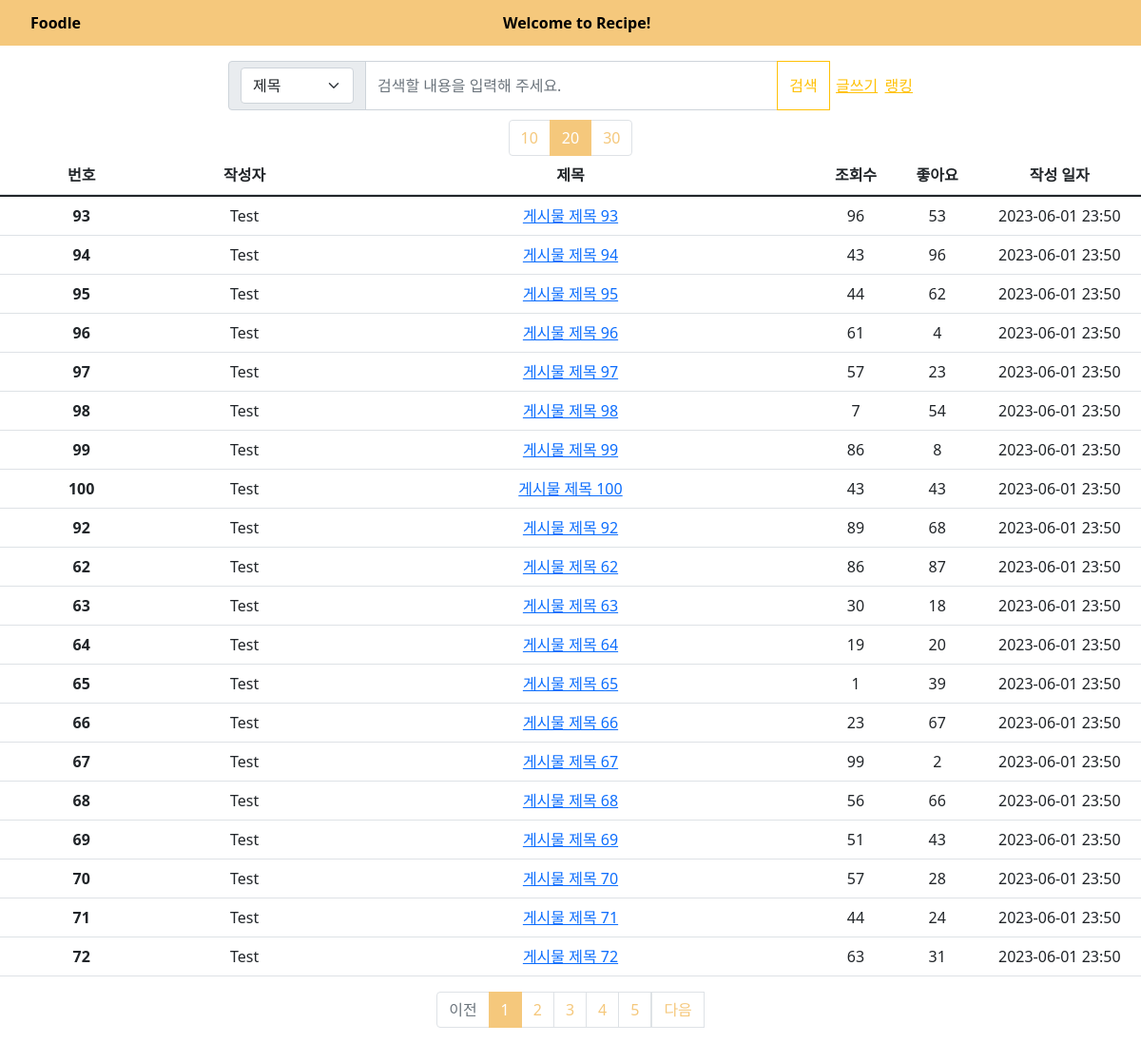
Page /board/?page=1&per_page=20&option=T&keyword= on the committed database.
### models.py (models this page shows)
class Post(db.Model):
    __tablename__ = 'post'
    id = db.Column(db.Integer, primary_key=True)
    title = db.Column(db.String(100), nullable=False)
    content = db.Column(db.Text, nullable=False)
    author = db.Column(db.String(50), nullable=False)
    created_at = db.Column(db.DateTime, nullable=False, default=datetime.utcnow)
    like = db.Column(db.Integer, default=0)
    view = db.Column(db.Integer, default=0)
    user_id = db.Column(db.Integer, db.ForeignKey('user.id'))

### board/board.py (the view)
@board.route('/', methods=['GET', 'POST'])
def list_post():
    page = request.args.get('page',type=int,default=1)
    per_page = request.args.get('per_page',type=int,default=10)
    option = request.args.get('option',type=str,default='T')
    keyword = request.args.get('keyword',type=str,default='')
    posts = Post.query.order_by(Post.created_at.desc())  # 최신순으로 게시글 정렬
    if option == 'T' and keyword != '':
        posts = posts.filter(Post.title.ilike(f"%{keyword}%"))
    elif option == 'C' and keyword != '':
        posts = posts.filter(Post.content.ilike(f"%{keyword}%"))
    elif option == 'TC' and keyword != '':
        posts = posts.filter(or_(Post.title.ilike(f"%{keyword}%"), Post.content.ilike(f"%{keyword}%")))
    posts = posts.paginate(page=page,per_page=per_page)
    return render_template('list_post.html', posts=posts,option=option,keyword=keyword)

### board/templates/list_post.html (shortened to what this page needs)
<!DOCTYPE html>
<html lang="ko">
<head>
   <link href="https://cdn.jsdelivr.net/npm/bootstrap@5.1.3/dist/css/bootstrap.min.css"
   rel="stylesheet">
   <link rel="stylesheet" href="static/topbar.css">
   <link rel="stylesheet" href="static/list_post.css">
</head>
<body>
  <div id="Topbar" class="Tobar">
    <ul class="Topul">
        <a href="/home"class="Topa" id="init">Foodle</a>
        <a href="{{ url_for('board.list_post') }}" class="Topa" id="mainpage">Welcome to Recipe!</a>
    </ul>
</div>
<div class="Post-Container">
  <form action="{{ url_for('board.list_post') }}" method="GET" class="input-group flex-nowrap">
    <span class="input-group-text" id="addon-wrapping">
      <select name="option" class="form-select" aria-label="Default select example">
        <option value="T" {% if option == 'T' %}selected{% endif %}>제목</option>
      </select>
    </span>
    <input type="text" name ="keyword" value="{{ keyword }}" class="form-control" placeholder="검색할 내용을 입력해 주세요." aria-label="Username" aria-describedby="addon-wrapping">
    <button type="submit" class="btn btn-outline-warning">검색</button>
    <div class="WriteRanking">
      <a href="/board/upload" class="link-warning">글쓰기</a>
      <a href="{{ url_for('board.show_top_posts',type='view') }}" class="link-warning">랭킹</a>
    </div>
  </form>
  <div  class="per_page">
    <div class="page-item {% if posts.per_page == 10 %}active{% endif %}">
      <a class="page-link" href="{{ url_for('board.list_post', page=1, per_page=10,option=option,keyword=keyword) }}">10</a>
    </div>
    <div class="page-item {% if posts.per_page == 20 %}active{% endif %}">
      <a class="page-link" href="{{ url_for('board.list_post', page=1, per_page=20,option=option,keyword=keyword) }}">20</a>
    </div>
    <div class="page-item {% if posts.per_page == 30 %}active{% endif %}">
      <a class="page-link" href="{{ url_for('board.list_post', page=1, per_page=30,option=option,keyword=keyword) }}">30</a>
    </div>
  </div>
  <table class="table table-hover">
    <thead>
      <tr class="PostInfo">
        <th scope="col" class="PostId">번호</th>
        <th scope="col" class="PostAuthor">작성자</th>
        <th scope="col" class="PostTitle">제목</th>
        <th scope="col" class="PostView">조회수</th>
        <th scope="col" class="PostLike">좋아요</th>
        <th scope="col" class="PostTime">작성 일자</th>
      </tr>
    </thead>
    <tbody>
      {% block content %}
      {% for post in posts.items %}
    <tr class="PostInfo">
        <th scope="row" class="PostId">{{ post.id }}</th>
        <td class="PostAuthor">{{ post.author }}</td>
          <td class="PostTitle">
            <a href="{{ url_for('board.show_post', post_id=post.id,page=posts.page,per_page=posts.per_page,option=option,keyword=keyword)}}">
            {{ post.title }}
            </a>
          </td>
            <td class="PostView">{{ post.view }}</td>
            <td class="PostLike">{{ post.like }} </td>
            <td class="PostTime">{{ post.created_at.strftime('%Y-%m-%d %H:%M') }}</td>
    </tr>
      {% endfor %}
      {% endblock %}
    </tbody>
  </table>
    <ul class="pagination">
      {% if posts.has_prev %}
      <li class="page_item">
        <a class="page-link" href="{{ url_for('board.list_post', page=posts.prev_num,per_page=posts.per_page,option=option,keyword=keyword) }}">
          이전
        </a>
      </li>
      {% else %}
      <li class="page-item disabled">
        <a class="page-link" tabindex="-1" aria-disabled="true" href="#">이전</a>
      </li>
      {% endif %}
      {% for page_num in posts.iter_pages() %}
        {% if page_num %}
        <li class="page-item {% if posts.page == page_num %}active{% endif %}">
          <a class="page-link" href="{{ url_for('board.list_post', page=page_num,per_page=posts.per_page,option=option,keyword=keyword) }}" >
            {{ page_num }}
          </a>
        </li>
        {% else %}
          <li class="disabled">
            <a class="page-link" href="#">...</a>
          </li>
        {% endif %}
      {% endfor %}
      {% if posts.has_next %}
      <li class="page_item">
        <a class="page-link" href="{{ url_for('board.list_post', page=posts.next_num,per_page=posts.per_page,option=option,keyword=keyword) }}">
          다음
        </a>
      </li>
      {% else %}
      <li class="page-item disabled">
        <a class="page-link" tabindex="-1" aria-disabled="true" href="#">다음</a>
      </li>
      {% endif %}
    </ul>
</div>
</body>
</html>

### board/static/topbar.css (style rules this page uses)
#Topbar { width : 100%; }
.Topul { list-style-type: none; height: 48px; width: 100%; background-color: rgb(245, 200, 124); display: grid; grid-template-columns: 1fr 1.35fr; }
.Topa { color: black; display: flex; font-weight: bold; text-decoration: none; align-items: center; flex-direction: row; }
#init { width: 50px; }
#mainpage { width: 160px }

### board/static/list_post.css (style rules this page uses)
.PostInfo { display: grid; grid-template-columns: 2fr 2fr 6fr 1fr 1fr 2fr; justify-content: center; text-align: center; }
.PostId { grid-column: 1/1; text-align :center }
.PostAuthor { grid-column: 2/2; text-align :center }
.PostTitle { grid-column: 3/3; text-align :center }
.PostView { grid-column: 4/4; }
.PostLike { grid-column: 5/5; }
.PostTime { grid-column: 6/6; }
.Post-Container { display: grid; justify-items: center; }
.input-group { width: 60%; }
.WriteRanking { display: grid; grid-template-columns: 2fr 1fr; align-items: center; justify-items: center; }
.page-link { color : rgb(245, 200, 124); }
.page-item.active .page-link { background-color: rgb(245, 200, 124); border-color: rgb(245, 200, 124); }
.per_page { display: flex; margin-top: 10px; }

### rows in the picture
Post: id "93", author "Test", title "게시물 제목 93", view "96", like "53", created_at "2023-06-01 23:50"
Post: id "94", author "Test", title "게시물 제목 94", view "43", like "96", created_at "2023-06-01 23:50"
Post: id "95", author "Test", title "게시물 제목 95", view "44", like "62", created_at "2023-06-01 23:50"
Post: id "96", author "Test", title "게시물 제목 96", view "61", like "4", created_at "2023-06-01 23:50"
Post: id "97", author "Test", title "게시물 제목 97", view "57", like "23", created_at "2023-06-01 23:50"
Post: id "98", author "Test", title "게시물 제목 98", view "7", like "54", created_at "2023-06-01 23:50"
Post: id "99", author "Test", title "게시물 제목 99", view "86", like "8", created_at "2023-06-01 23:50"
Post: id "100", author "Test", title "게시물 제목 100", view "43", like "43", created_at "2023-06-01 23:50"
Post: id "92", author "Test", title "게시물 제목 92", view "89", like "68", created_at "2023-06-01 23:50"
Post: id "62", author "Test", title "게시물 제목 62", view "86", like "87", created_at "2023-06-01 23:50"
Post: id "63", author "Test", title "게시물 제목 63", view "30", like "18", created_at "2023-06-01 23:50"
Post: id "64", author "Test", title "게시물 제목 64", view "19", like "20", created_at "2023-06-01 23:50"
Post: id "65", author "Test", title "게시물 제목 65", view "1", like "39", created_at "2023-06-01 23:50"
Post: id "66", author "Test", title "게시물 제목 66", view "23", like "67", created_at "2023-06-01 23:50"
Post: id "67", author "Test", title "게시물 제목 67", view "99", like "2", created_at "2023-06-01 23:50"
Post: id "68", author "Test", title "게시물 제목 68", view "56", like "66", created_at "2023-06-01 23:50"
Post: id "69", author "Test", title "게시물 제목 69", view "51", like "43", created_at "2023-06-01 23:50"
Post: id "70", author "Test", title "게시물 제목 70", view "57", like "28", created_at "2023-06-01 23:50"
Post: id "71", author "Test", title "게시물 제목 71", view "44", like "24", created_at "2023-06-01 23:50"
Post: id "72", author "Test", title "게시물 제목 72", view "63", like "31", created_at "2023-06-01 23:50"

### other values in the picture
{{ page_num }} "1" "2" "3" "4" "5"
